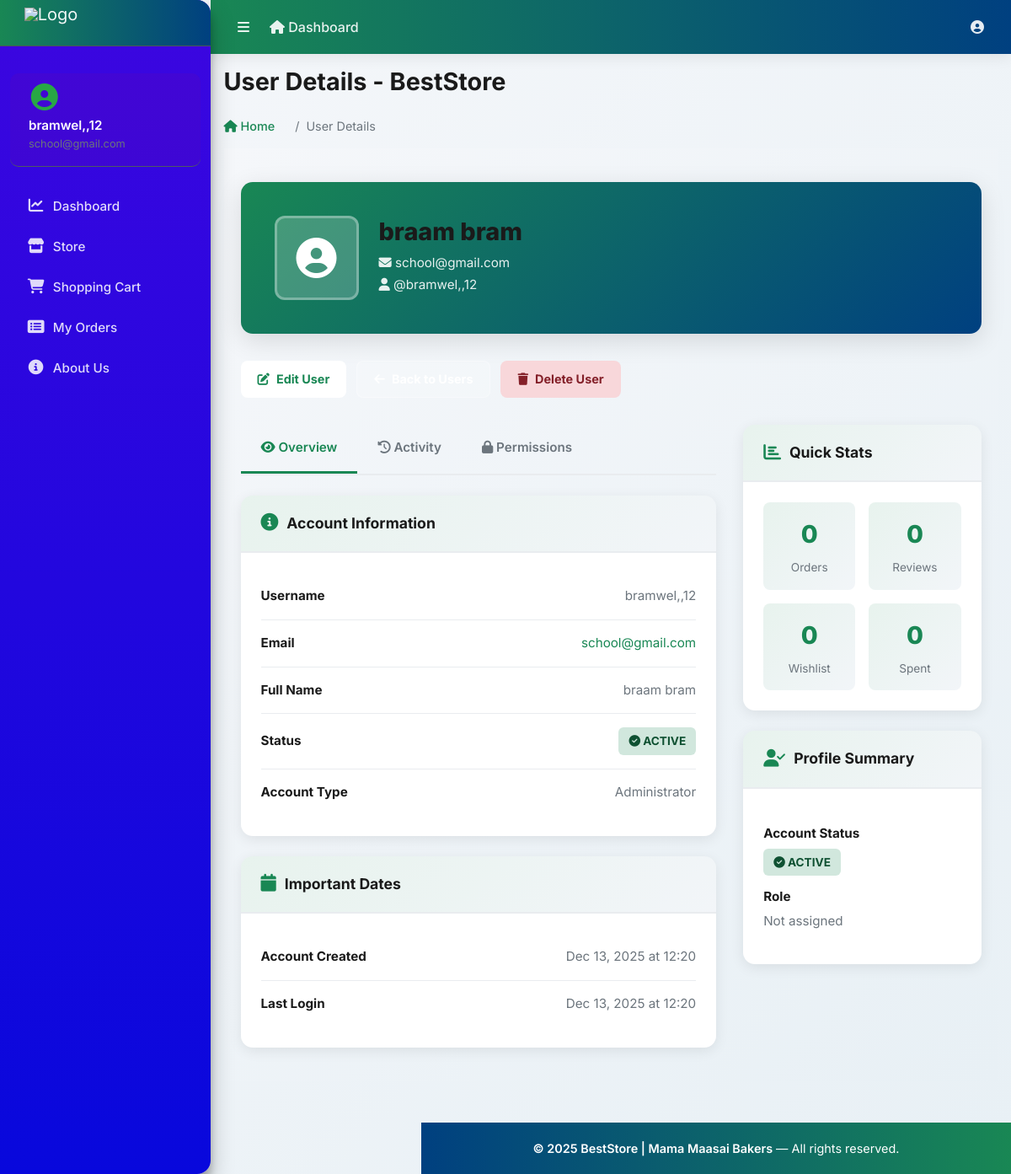
/accounts/users/1/ (signed in), run on the app's committed database.
### accounts/models.py (models this page shows, shortened)
class Account(AbstractUser):
    ROLE_CHOICES = (
        ('admin', 'Admin'),
        ('finance', 'Finance'),
        ('user', 'User'),
    )
    role = models.CharField(max_length=20, choices=ROLE_CHOICES, default='user')
    first_name = models.CharField(max_length=50)
    last_name = models.CharField(max_length=50)
    username = models.CharField(max_length=50, unique=True)
    email = models.EmailField(max_length=100, unique=True)
    phone_number = models.CharField(max_length=50, blank=True, null=True)
    groups = models.ManyToManyField(
        Group,
        related_name="custom_user_set",
        blank=True,
        help_text="The groups this user belongs to.",
        verbose_name="groups",
    )
    user_permissions = models.ManyToManyField(
        Permission,
        related_name="custom_user_permissions_set",
        blank=True,
        help_text="Specific permissions for this user.",
        verbose_name="user permissions",
    )
    date_joined = models.DateTimeField(auto_now_add=True)
    last_login = models.DateTimeField(auto_now_add=True)
    is_admin = models.BooleanField(default=False)
    is_staff = models.BooleanField(default=False)
    is_superuser = models.BooleanField(default=False)
    is_active = models.BooleanField(default=False)
    is_superadmin = models.BooleanField(default=False)
    USERNAME_FIELD = 'email'
    REQUIRED_FIELDS = ['username', 'first_name', 'last_name']
    objects = MyAccountManager()

### accounts/views.py (the view, shortened to what this page needs)
# urls.py: path('users/<int:user_id>/', views.user_detail, name='user_detail'),
@admin_required
def user_detail(request, user_id):
    User = get_user_model()
    user = get_object_or_404(User, pk=user_id)
    return render(request, 'accounts/user_detail.html', {'user_obj': user})

### templates/accounts/user_detail.html (shortened to what this page needs)
{% extends 'base.html' %}
{% block page_title %}User Details - BestStore{% endblock %}
{% block breadcrumb %}User Details{% endblock %}
{% load static %}
{% block content %}
<div class="user-detail-wrapper">
    <div class="user-detail-container">
        <div class="user-header">
            <div class="user-avatar">
                <i class="fas fa-user-circle"></i>
            </div>
            <div class="user-header-info">
                <h1>{{ user.get_full_name|default:user.username }}</h1>
                <p><i class="fas fa-envelope me-2"></i> {{ user.email }}</p>
                <p><i class="fas fa-user me-2"></i> @{{ user.username }}</p>
            </div>
        </div>
        <div style="display: flex; gap: 12px; margin-bottom: 32px; flex-wrap: wrap;">
            <button class="btn-action btn-edit" onclick="toggleEditForm()">
                <i class="fas fa-edit"></i> Edit User
            </button>
            <a href="{% url 'userManagement' %}" class="btn-action btn-back">
                <i class="fas fa-arrow-left"></i> Back to Users
            </a>
            <button class="btn-action btn-delete" onclick="confirmDelete()">
                <i class="fas fa-trash"></i> Delete User
            </button>
        </div>
        <div class="detail-grid">
            <div>
                <div class="detail-tabs">
                    <button class="detail-tab active" onclick="switchTab('overview')">
                        <i class="fas fa-eye me-2"></i> Overview
                    </button>
                    <button class="detail-tab" onclick="switchTab('activity')">
                        <i class="fas fa-history me-2"></i> Activity
                    </button>
                    <button class="detail-tab" onclick="switchTab('permissions')">
                        <i class="fas fa-lock me-2"></i> Permissions
                    </button>
                </div>
                <div id="overview" class="tab-content active">
                    <div class="detail-section">
                        <div class="section-header">
                            <i class="fas fa-info-circle"></i> Account Information
                        </div>
                        <div class="section-content">
                            <div class="detail-row">
                                <span class="detail-label">Username</span>
                                <span class="detail-value">{{ user.username }}</span>
                            </div>
                            <div class="detail-row">
                                <span class="detail-label">Email</span>
                                <span class="detail-value">
                                    <a href="mailto:{{ user.email }}">{{ user.email }}</a>
                                </span>
                            </div>
                            <div class="detail-row">
                                <span class="detail-label">Full Name</span>
                                <span class="detail-value">{{ user.get_full_name|default:"Not set" }}</span>
                            </div>
                            <div class="detail-row">
                                <span class="detail-label">Status</span>
                                <span class="detail-value">
                                    {% if user.is_active %}
                                        <span class="status-badge status-active">
                                            <i class="fas fa-check-circle me-1"></i> Active
                                        </span>
                                    {% else %}
                                        <span class="status-badge status-inactive">
                                            <i class="fas fa-times-circle me-1"></i> Inactive
                                        </span>
                                    {% endif %}
                                </span>
                            </div>
                            <div class="detail-row">
                                <span class="detail-label">Account Type</span>
                                <span class="detail-value">
                                    {% if user.is_superuser %}
                                        Administrator
                                    {% elif user.is_staff %}
                                        Staff Member
                                    {% else %}
                                        Regular Customer
                                    {% endif %}
                                </span>
                            </div>
                        </div>
                    </div>
                    <div class="detail-section" style="margin-top: 24px;">
                        <div class="section-header">
                            <i class="fas fa-calendar"></i> Important Dates
                        </div>
                        <div class="section-content">
                            <div class="detail-row">
                                <span class="detail-label">Account Created</span>
                                <span class="detail-value">{{ user.date_joined|date:"M d, Y \a\t H:i" }}</span>
                            </div>
                            <div class="detail-row">
                                <span class="detail-label">Last Login</span>
                                <span class="detail-value">
                                    {% if user.last_login %}
                                        {{ user.last_login|date:"M d, Y \a\t H:i" }}
                                    {% else %}
                                        Never logged in
                                    {% endif %}
                                </span>
                            </div>
                        </div>
                    </div>
                </div>
            </div>
            <div>
                <div class="detail-section">
                    <div class="section-header">
                        <i class="fas fa-chart-bar"></i> Quick Stats
                    </div>
                    <div class="section-content">
                        <div class="stats-grid">
                            <div class="stat-item">
                                <p class="stat-number">0</p>
                                <p class="stat-label">Orders</p>
                            </div>
                            <div class="stat-item">
                                <p class="stat-number">0</p>
                                <p class="stat-label">Reviews</p>
                            </div>
                            <div class="stat-item">
                                <p class="stat-number">0</p>
                                <p class="stat-label">Wishlist</p>
                            </div>
                            <div class="stat-item">
                                <p class="stat-number">0</p>
                                <p class="stat-label">Spent</p>
                            </div>
                        </div>
                    </div>
                </div>
                <div class="detail-section" style="margin-top: 24px;">
                    <div class="section-header">
                        <i class="fas fa-user-check"></i> Profile Summary
                    </div>
                    <div class="section-content">
                        <div class="detail-row" style="flex-direction: column; align-items: flex-start; gap: 12px;">
                            <div style="width: 100%;">
                                <span class="detail-label">Account Status</span>
                                <span class="detail-value" style="display: block; margin-top: 6px;">
                                    {% if user.is_active %}
                                        <span class="status-badge status-active">
                                            <i class="fas fa-check-circle me-1"></i> Active
                                        </span>
                                    {% else %}
                                        <span class="status-badge status-inactive">
                                            <i class="fas fa-times-circle me-1"></i> Inactive
                                        </span>
                                    {% endif %}
                                </span>
                            </div>
                            <div style="width: 100%;">
                                <span class="detail-label">Role</span>
                                <span class="detail-value" style="display: block; margin-top: 6px;">
                                    {% if user.profile %}
                                        {{ user.profile.get_role_display }}
                                    {% else %}
                                        Not assigned
                                    {% endif %}
                                </span>
                            </div>
                        </div>
                    </div>
                </div>
            </div>
        </div>
    </div>
</div>
{% endblock %}

### templates/base.html (shortened to what this page needs)
{% load static %}
<!DOCTYPE html>
<html lang="en-us">
<head>
    <link rel="stylesheet" href="https://cdnjs.cloudflare.com/ajax/libs/font-awesome/6.4.0/css/all.min.css">
    <link rel="stylesheet" href="{% static 'vendor/bootstrap/css/bootstrap.min.css' %}">
    <link rel="stylesheet" href="{% static 'vendor/adminlte/css/adminlte.min.css' %}">
</head>
<body class="hold-transition sidebar-mini">
<div class="wrapper">
    <nav class="main-header navbar navbar-expand navbar-dark navbar-light">
        <ul class="navbar-nav">
            <li class="nav-item">
                <a class="nav-link" data-widget="pushmenu" href="#" role="button" title="Toggle Menu">
                    <i class="fas fa-bars"></i>
                </a>
            </li>
            <li class="nav-item d-none d-sm-inline-block">
                <a href="{% url 'dashboard' %}" class="nav-link">
                    <i class="fas fa-home me-2"></i> Dashboard
                </a>
            </li>
        </ul>
        <ul class="navbar-nav ml-auto">
            <li class="nav-item dropdown">
                <a class="nav-link" data-bs-toggle="dropdown" href="#" role="button" title="Account">
                    <i class="fas fa-user-circle"></i>
                </a>
            </li>
        </ul>
    </nav>
    <aside class="main-sidebar elevation-4 sidebar-dark-primary">
        <a href="{% url 'dashboard' %}" class="brand-link">
            <img src="{% static 'images/logo.png' %}" alt="Logo" class="brand-image">
        </a>
        <div class="sidebar">
            <div class="user-panel mt-3 pb-3 mb-3">
                <div class="image">
                    <i class="fas fa-user-circle fa-2x text-success"></i>
                </div>
                <div class="info">
                    <a href="{% url 'profile' %}" class="d-block">{{ user.username|default:"Guest" }}</a>
                    <small class="text-muted">{{ user.email|default:"" }}</small>
                </div>
            </div>
            <nav class="mt-4">
                <ul class="nav nav-pills nav-sidebar flex-column" data-widget="treeview" role="menu">
                    <li class="nav-item">
                        <a href="{% url 'dashboard' %}" class="nav-link">
                            <i class="nav-icon fas fa-chart-line"></i>
                            <p>Dashboard</p>
                        </a>
                    </li>
                    <li class="nav-item">
                        <a href="{% url 'store:store' %}" class="nav-link">
                            <i class="nav-icon fas fa-store"></i>
                            <p>Store</p>
                        </a>
                    </li>
                    <li class="nav-item">
                        <a href="{% url 'cart:cart' %}" class="nav-link">
                            <i class="nav-icon fas fa-shopping-cart"></i>
                            <p>Shopping Cart</p>
                        </a>
                    </li>
                    <li class="nav-item">
                        <a href="{% url 'myOrders' %}" class="nav-link">
                            <i class="nav-icon fas fa-list-alt"></i>
                            <p>My Orders</p>
                        </a>
                    </li>
                    <li class="nav-item">
                        <a href="{% url 'about' %}" class="nav-link">
                            <i class="nav-icon fas fa-info-circle"></i>
                            <p>About Us</p>
                        </a>
                    </li>
                </ul>
            </nav>
        </div>
    </aside>
    <div class="content-wrapper">
        <div class="content">
            <div class="container-fluid">
                <div class="row mb-4">
                    <div class="col-12">
                        <div class="d-flex justify-content-between align-items-center">
                            <div>
                                <h1 class="m-0">{% block page_title %}Dashboard{% endblock %}</h1>
                            </div>
                        </div>
                    </div>
                </div>
                <div class="row mb-3">
                    <div class="col-12">
                        <nav aria-label="breadcrumb">
                            <ol class="breadcrumb">
                                <li class="breadcrumb-item"><a href="{% url 'dashboard' %}"><i class="fas fa-home"></i> Home</a></li>
                                <li class="breadcrumb-item active">{% block breadcrumb %}Dashboard{% endblock %}</li>
                            </ol>
                        </nav>
                    </div>
                </div>
            </div>
        </div>
        <div class="content">
            <div class="container-fluid">
                {% block content %}{% endblock %}
            </div>
        </div>
        <footer class="main-footer mt-5">
            <strong>&copy; 2025 BestStore | Mama Maasai Bakers</strong> — All rights reserved.
        </footer>
    </div>
</div>
</body>
</html>

### data on the page
Account: username "bramwel,,12", email "school@gmail.com", get_full_name "braam bram", date_joined "Dec 13, 2025 at 12:20", last_login "Dec 13, 2025 at 12:20"
